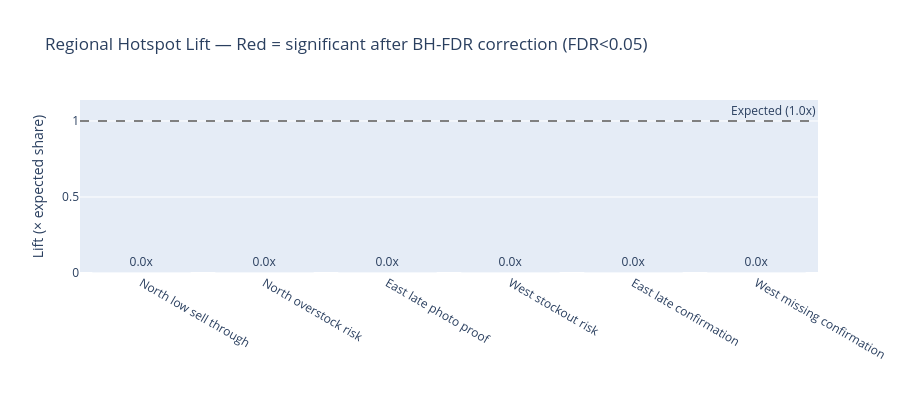

Source (notebook cell):
### Markdown cell above
**Interpretation:** All six region pairs are non-significant after Bonferroni correction (α=0.0083). The largest effect is North vs South (Cohen's d=0.51 — medium, p=0.128); the remaining pairs are negligible to small (d=0.01–0.40, p=0.13–0.93). Post-hoc power for the North-vs-South pair is 0.31, and for the best-powered pair (East vs South) just 0.44 — both below 0.80, so **these non-significant pairwise results may be underpowered**. This confirms that regional differences in total exception volume are within sampling variation; region-level interventions should focus on *type-specific* patterns (Layer 3) rather than total volume, and any future claim of a specific regional pair difference would require a larger store sample.

### Code cell
region_store_counts = stores['region'].value_counts()
region_store_share = region_store_counts / region_store_counts.sum()

hotspot_rows = []
hotspots = insights[insights['category'] == 'regional_hotspot'].copy()

for _, row in hotspots.iterrows():
    region = row['headline'].split(' region')[0]
    exc_type = row['headline'].split('on ')[-1].strip()
    
    region_exc = exc[(exc['region'] == region) & (exc['exception_type'] == exc_type)]
    total_type = (exc['exception_type'] == exc_type).sum()
    
    observed = len(region_exc)
    expected = total_type * region_store_share[region]
    lift = observed / expected if expected > 0 else 0
    
    # Chi-square: observed count vs expected proportion
    chi2, p_val = stats.chisquare([observed, total_type - observed],
                                  f_exp=[expected, total_type - expected])
    
    # Poisson exact CI on lift (T07)
    lift_ci_lo = poisson.ppf(0.025, observed) / expected if expected > 0 else 0
    lift_ci_hi = poisson.ppf(0.975, observed) / expected if expected > 0 else 0
    lift_ci_str = f'[{lift_ci_lo:.2f}, {lift_ci_hi:.2f}]'
    
    hotspot_rows.append({
        'region': region, 'exception_type': exc_type,
        'observed': observed, 'expected': expected,
        'lift': lift, 'lift_ci': lift_ci_str,
        'lift_ci_lo': lift_ci_lo, 'lift_ci_hi': lift_ci_hi,
        'p_value': p_val,
        'significant': p_val < 0.05,
        'impact': row['impact_score']
    })

hotspot_df = pd.DataFrame(hotspot_rows).sort_values('impact', ascending=False)

# ── BH-FDR correction across the 6-hotspot family (T06) ──
reject_fdr, pvals_fdr, _, _ = multipletests(hotspot_df['p_value'].values, alpha=0.05, method='fdr_bh')
hotspot_df['p_fdr'] = pvals_fdr
hotspot_df['significant_fdr'] = reject_fdr

fig = go.Figure()
for _, r in hotspot_df.iterrows():
    color = '#e74c3c' if r['significant_fdr'] else '#bdc3c7'
    fig.add_bar(x=[f"{r['region']}\n{r['exception_type']}"], y=[r['lift']],
                name=f"{r['region']} {r['exception_type']}",
                marker_color=color, text=f"{r['lift']:.1f}x", textposition='outside',
                showlegend=False)
fig.add_hline(y=1.0, line_dash='dash', line_color='gray', annotation_text='Expected (1.0x)')
fig.update_layout(
    title='Regional Hotspot Lift — Red = significant after BH-FDR correction (FDR<0.05)',
    yaxis_title='Lift (× expected share)', xaxis_title='', height=400
)
fig.show()

print('Detailed attribution table:')
display_cols = ['region','exception_type','observed','expected','lift','lift_ci','p_value','p_fdr','significant_fdr','impact']
display_df = hotspot_df[display_cols].copy()
display_df['lift'] = display_df['lift'].apply(lambda x: f'{x:.2f}x')
display_df['p_value'] = display_df['p_value'].apply(lambda x: f'{x:.4f}')
display_df['p_fdr'] = display_df['p_fdr'].apply(lambda x: f'{x:.4f}')
display_df['significant_fdr'] = display_df['significant_fdr'].apply(lambda x: 'Yes' if x else 'No')
print(display_df.to_string(index=False))
print()
n_sig_fdr = int(hotspot_df['significant_fdr'].sum())
n_sig_raw = int(hotspot_df['significant'].sum())
print(f'Hotspots significant after BH-FDR: {n_sig_fdr} of {len(hotspot_df)} (raw p<0.05: {n_sig_raw})')

### Figure 1 — Plotly figure (JSON) as saved in the notebook; plotly's stock layout.template omitted (floating-point values rounded to 4 significant figures)
{"data": [{"marker": {"color": "#bdc3c7"}, "name": "North low sell through", "showlegend": false, "text": "0.0x", "textposition": "outside", "type": "bar", "x": ["North\nlow sell through"], "y": [0]}, {"marker": {"color": "#bdc3c7"}, "name": "North overstock risk", "showlegend": false, "text": "0.0x", "textposition": "outside", "type": "bar", "x": ["North\noverstock risk"], "y": [0]}, {"marker": {"color": "#bdc3c7"}, "name": "East late photo proof", "showlegend": false, "text": "0.0x", "textposition": "outside", "type": "bar", "x": ["East\nlate photo proof"], "y": [0]}, {"marker": {"color": "#bdc3c7"}, "name": "West stockout risk", "showlegend": false, "text": "0.0x", "textposition": "outside", "type": "bar", "x": ["West\nstockout risk"], "y": [0]}, {"marker": {"color": "#bdc3c7"}, "name": "East late confirmation", "showlegend": false, "text": "0.0x", "textposition": "outside", "type": "bar", "x": ["East\nlate confirmation"], "y": [0]}, {"marker": {"color": "#bdc3c7"}, "name": "West missing confirmation", "showlegend": false, "text": "0.0x", "textposition": "outside", "type": "bar", "x": ["West\nmissing confirmation"], "y": [0]}], "layout": {"annotations": [{"showarrow": false, "text": "Expected (1.0x)", "x": 1, "xanchor": "right", "xref": "x domain", "y": 1.0, "yanchor": "bottom", "yref": "y"}], "height": 400, "shapes": [{"line": {"color": "gray", "dash": "dash"}, "type": "line", "x0": 0, "x1": 1, "xref": "x domain", "y0": 1.0, "y1": 1.0, "yref": "y"}], "title": {"text": "Regional Hotspot Lift — Red = significant after BH-FDR correction (FDR<0.05)"}, "xaxis": {"title": {"text": ""}}, "yaxis": {"title": {"text": "Lift (× expected share)"}}}}
